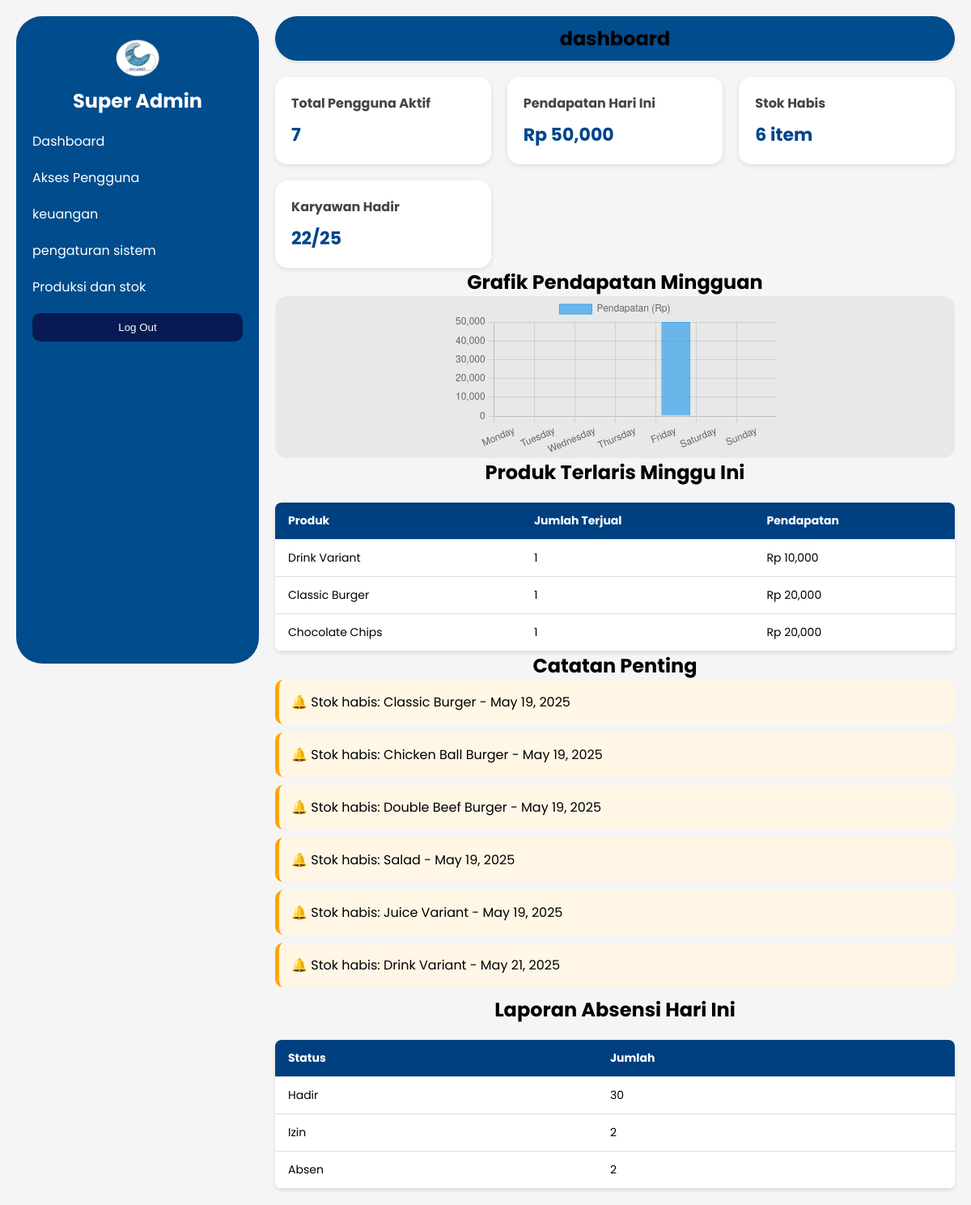
Screenshot of /superadmin/ with the database file from the repository.
### App_ERP/models.py (models this page shows, shortened)
class OrderItem(models.Model):
    menu = models.ForeignKey(MenuItem, null=True, blank=True, on_delete=models.SET_NULL, related_name='order_items')
    order = models.ForeignKey(Order, on_delete=models.CASCADE, related_name="items")
    nama_menu = models.CharField(max_length=100)
    harga = models.IntegerField()
    jumlah = models.IntegerField()

class FoodStock(models.Model):
    menu_item = models.ForeignKey(MenuItem, on_delete=models.CASCADE)
    date = models.DateField(default=timezone.now)
    stock_in = models.PositiveIntegerField(default=50)
    stock_out = models.PositiveIntegerField(default=0)
    remaining_stock = models.PositiveIntegerField(default=50)
    status = models.CharField(max_length=100, default='Tersedia')

class MenuItem(models.Model):
    name = models.CharField(max_length=255)
    category = models.CharField(max_length=255)
    price = models.DecimalField(max_digits=10, decimal_places=2)
    image = models.ImageField(upload_to='menu_images/', blank=True, null=True)

### App_ERP/views.py (the view, shortened to what this page needs)
# urls.py: path('superadmin/', views.superadmin_dashboard, name='superadmin_dashboard'),
def superadmin_dashboard(request):
    total_pengguna = UserProfile.objects.count()
    user_profiles = UserProfile.objects.all()  # Ambil semua profil user (untuk mencegah UnboundLocalError)
    out_of_stock_items = FoodStock.objects.filter(remaining_stock=0)
    today = localtime(timezone.now()).date()
    pendapatan_hari_ini = Order.objects.filter(
        tanggal_pesanan__date=today
    ).aggregate(total=Sum('total_harga'))['total'] or 0
    seven_days_ago = timezone.now() - timedelta(days=7)
    produk_terlaris = OrderItem.objects.filter(
        order__tanggal_pesanan__gte=seven_days_ago
    ).values('nama_menu').annotate(
        total_terjual=Sum('jumlah'),
        total_pendapatan=Sum(F('jumlah') * F('harga'))
    ).order_by('-total_terjual')[:5]
    orders = Order.objects.all().order_by('-tanggal_pesanan')[:3]
    total_penjualan = Order.objects.aggregate(total=Sum('total_harga'))['total'] or 0
    karyawan_form = KaryawanForm()
    food_stock_list = FoodStock.objects.select_related('menu_item').order_by('-date')
    start_week = today - timedelta(days=today.weekday())  # Senin minggu ini
    chart_labels = []
    chart_data = []
    for i in range(7):
        day = start_week + timedelta(days=i)
        label = day.strftime('%A')  # e.g. 'Monday'
        total = Order.objects.filter(tanggal_pesanan__date=day).aggregate(Sum('total_harga'))['total_harga__sum'] or 0
        chart_labels.append(label)
        chart_data.append(total)
    karyawans = Karyawan.objects.all()
    for k in karyawans:
        gaji_perhari = 80_000 if k.masa_kerja_bulan() < 3 else 100_000
        kehadiran_gaji = k.total_kehadiran * gaji_perhari
        izin_gaji = k.total_izin * (gaji_perhari // 2)
        lembur_gaji = k.lembur_jam * 10_000
        gaji_pokok = k.gaji_pokok
        tunjangan = k.tunjangan_jabatan
        total = kehadiran_gaji + izin_gaji + lembur_gaji + gaji_pokok + tunjangan
    if k.total_gaji != total:
        k.total_gaji = total
        k.save()
    total_gaji_karyawan = Karyawan.objects.aggregate(Sum('total_gaji'))['total_gaji__sum'] or 0
    total_pengeluaran = total_gaji_karyawan
    food_stock_list = FoodStock.objects.select_related('menu_item').order_by('-date')
    produk_terlaris = OrderItem.objects.filter(
        order__tanggal_pesanan__gte=seven_days_ago
    ).values('nama_menu').annotate(
        total_terjual=Sum('jumlah'),
        total_pendapatan=Sum(F('jumlah') * F('harga'))
    ).order_by('-total_terjual')[:5]
    total_gaji_karyawan = Karyawan.objects.aggregate(Sum('total_gaji'))['total_gaji__sum'] or 0
    absensi = Karyawan.objects.aggregate(
        total_hadir=Sum('total_kehadiran'),
        total_izin=Sum('total_izin'),
        total_alpha=Sum('total_alpha')
    )
    return render(request, 'admin/superadm.html', {
        'roles': ROLE_CHOICES,
        'user_profiles': user_profiles,
        'orders': orders,
        'total_penjualan': total_penjualan,
        'karyawan_form': karyawan_form,
        'karyawans': Karyawan.objects.all(),
        'total_pengguna': total_pengguna,
        'pendapatan_hari_ini': pendapatan_hari_ini,
        'out_of_stock_items': out_of_stock_items,
        'produk_terlaris': produk_terlaris,
        'chart_labels': chart_labels,
        'chart_data': chart_data,
        'karyawans': karyawans,
        'total_gaji_karyawan': total_gaji_karyawan,
        'total_pengeluaran': total_pengeluaran,
        'food_stock_list': food_stock_list,
        'total_hadir': absensi.get('total_hadir') or 0,
        'total_izin': absensi.get('total_izin') or 0,
        'total_alpha': absensi.get('total_alpha') or 0,
    })

### App_ERP/models.py (called while the page is built)
    @property
    def persentase_kehadiran(self):
        total_hari = self.total_kehadiran + self.total_izin + self.total_alpha
        if total_hari > 0:
            return (self.total_kehadiran / total_hari) * 100
        return 0

    def masa_kerja_bulan(self):
        if self.tanggal_masuk:
            delta = date.today() - self.tanggal_masuk
            return delta.days // 30
        return 0 # pastikan selalu return integer

### App_ERP/templates/admin/superadm.html (shortened to what this page needs)
{% load humanize %}
{% load static %}
<!DOCTYPE html>
<html lang="en">
<head>
    <link rel="stylesheet" href="{% static 'css/style.css' %}">
</head>
<body>
    <div class="sidebar">
        <div class="logo">
            <img src="{% static 'images/Logo1.png'%}" alt="Admin Keuangan" class="logo-image">
            <h2>Super Admin</h2>
        </div>
        <ul class="menu">
            <li><a href="#" onclick="showSection('dashboard')">Dashboard</a></li>
            <li><a href="#" onclick="showSection('akses_pengguna')">Akses Pengguna</a></li>
            <li><a href="#" onclick="showSection('keuangan')">keuangan</a></li>
            <li><a href="#" onclick="showSection('pengaturan_sistem')">pengaturan sistem</a></li>
            <li><a href="#" onclick="showSection('produksi_dan_stok')">Produksi dan stok</a></li>
        </ul>
        <form action="{% url 'logout' %}" method="post">
            <button class="logout-btn" type="submit">Log Out</button>
        </form>
    </div>
    <main class="main-content">
        <section id="dashboard" class="tab-content">
        <div class="top-bar">
            <h2>dashboard</h2>
        </div>
        <div class="cardss">
            <div class="cards">
                <h3>Total Pengguna Aktif</h3>
                <p>{{ total_pengguna }}</p>
            </div>
            <div class="cards">
                <h3>Pendapatan Hari Ini</h3>
                <p>Rp {{ pendapatan_hari_ini|intcomma }}</p>
            </div>
            <div class="cards">
                <h3>Stok Habis</h3>
                <p>{{ out_of_stock_items.count }} item</p>
            </div>
            <div class="cards">
                <h3>Karyawan Hadir</h3>
                <p>22/25</p>
            </div>
        </div>
        <div class="section">
            <h2>Grafik Pendapatan Mingguan</h2>
            <div class="chart-placeholder">
            <canvas id="weeklyRevenueChart" width="400" height="200"></canvas>
            </div>
        </div>
        <div class="section">
            <h2>Produk Terlaris Minggu Ini</h2>
            <table>
                <tr><th>Produk</th><th>Jumlah Terjual</th><th>Pendapatan</th></tr>
                {% for item in produk_terlaris %}
                <tr>
                    <td>{{ item.nama_menu }}</td>
                    <td>{{ item.total_terjual }}</td>
                    <td>Rp {{ item.total_pendapatan|intcomma }}</td>
                </tr>
                {% endfor %}
            </table>
        </div>
        <div class="section">
            <h2>Catatan Penting</h2>
                {% if out_of_stock_items %}
                    {% for stock in out_of_stock_items %}
                        <div class="notification">
                            🔔 Stok habis: {{ stock.menu_item.name }} - {{ stock.date }}
                        </div>
                    {% endfor %}
                {% else %}
                    <div class="notification">
                        Semua item tersedia.
                    </div>
                {% endif %}
        </div>
        <div class="section">
            <h2>Laporan Absensi Hari Ini</h2>
            <table>
                <tr><th>Status</th><th>Jumlah</th></tr>
                <tr><td>Hadir</td><td>{{ total_hadir }}</td></tr>
                <tr><td>Izin</td><td>{{ total_izin }}</td></tr>
                <tr><td>Absen</td><td>{{ total_alpha }}</td></tr>
            </table>
        </div>
    </section>
    </main>
        <script>
            const labels = JSON.parse(document.getElementById('chart-labels').textContent);
            const data = JSON.parse(document.getElementById('chart-data').textContent);
        </script>
        <script>
            const ctx = document.getElementById('weeklyRevenueChart').getContext('2d');
            new Chart(ctx, {
                type: 'bar',
                data: {
                    labels: labels,
                    datasets: [{
                        label: 'Pendapatan (Rp)',
                        data: data,
                        backgroundColor: 'rgba(54, 162, 235, 0.7)',
                        borderColor: 'rgba(54, 162, 235, 1)',
                        borderWidth: 1
                    }]
                },
                options: {
                    scales: {
                        y: {
                            beginAtZero: true
                        }
                    }
                }
            });
        </script>
</body>
</html>

### App_ERP/static/css/style.css (style rules this page uses)
* { padding: 0; margin: 0; box-sizing: border-box; }
body { font-family: "Poppins", Arial, sans-serif; background-color: #f5f5f5; }
.sidebar { position: fixed; top: 0; left: 0; width: 300px; height: 100vh; background-color: #004c8c; border-radius: 32px; margin: 20px; padding: 20px; color: white; display: flex; flex-direction: column; }
.logo { text-align: center; }
.logo-image { width: 60px; height: 60px; border-radius: 50%; }
.menu { list-style: none; padding: 0; }
.menu li { margin: 20px 0; }
.menu a { color: white; text-decoration: none; font-size: 16px; display: block; }
.logout-btn { background-color: #081a53; border: none; color: white; padding: 10px; cursor: pointer; text-align: center; width: 100%; border-radius: 10px; }
.main-content { position: absolute; right: 0; width: calc(100% - 300px); padding: 20px; padding-left: 40px; }
.top-bar { display:block; justify-content:flex-end; padding: 10px; background-color: #004c8c; box-shadow: 0 2px 4px rgba(0, 0, 0, 0.1); border-radius: 32px; margin-bottom: 20px; }
table { width: 100%; border-collapse: collapse; margin-top: 20px; background-color: #fff; border-radius: 8px; overflow: hidden; box-shadow: 0 2px 5px rgba(0,0,0,0.1); }
th, td { padding: 12px 16px; text-align: left; border-bottom: 1px solid #ddd; font-size: 14px; }
th { background-color: #004080; color: white; font-weight: bold; }

### App_ERP/templates/admin/superadm.html (style rules this page uses)
h2 { text-align: center; }
table { width: 100%; border-collapse: collapse; margin-top: 20px; background-color: #fff; border-radius: 8px; overflow: hidden; box-shadow: 0 2px 5px rgba(0,0,0,0.1); }
th, td { padding: 12px 16px; text-align: left; border-bottom: 1px solid #ddd; font-size: 14px; }
th { background-color: #004080; color: white; font-weight: bold; }
.cardss { display: grid; grid-template-columns: repeat(auto-fit, minmax(220px, 1fr)); gap: 20px; }
.cards { background: white; border-radius: 15px; box-shadow: 0 2px 6px rgba(0,0,0,0.1); padding: 20px; }
.cards h3 { margin: 0; font-size: 16px; color: #444; }
.cards p { margin-top: 10px; font-size: 22px; font-weight: bold; color: #00458a; }
.notification { background: #fff6e5; padding: 15px; border-left: 5px solid #ffa500; border-radius: 10px; margin-bottom: 10px; }
.chart-placeholder { height: 200px; background-color: #e8e8e8; border-radius: 15px; display: flex; align-items: center; justify-content: center; color: #777; font-style: italic; }

### rows the page displays
OrderItem: nama_menu "Drink Variant", total_terjual "1", total_pendapatan "10,000"
OrderItem: nama_menu "Classic Burger", total_terjual "1", total_pendapatan "20,000"
OrderItem: nama_menu "Chocolate Chips", total_terjual "1", total_pendapatan "20,000"
FoodStock: menu_item.name "Classic Burger", date "May 19, 2025"
FoodStock: menu_item.name "Chicken Ball Burger", date "May 19, 2025"
FoodStock: menu_item.name "Double Beef Burger", date "May 19, 2025"
FoodStock: menu_item.name "Salad", date "May 19, 2025"
FoodStock: menu_item.name "Juice Variant", date "May 19, 2025"
FoodStock: menu_item.name "Drink Variant", date "May 21, 2025"

### other values shown
{{ total_pengguna }} "7"
{{ pendapatan_hari_ini|intcomma }} "50,000"
{{ out_of_stock_items.count }} "6"
{{ total_hadir }} "30"
{{ total_izin }} "2"
{{ total_alpha }} "2"
